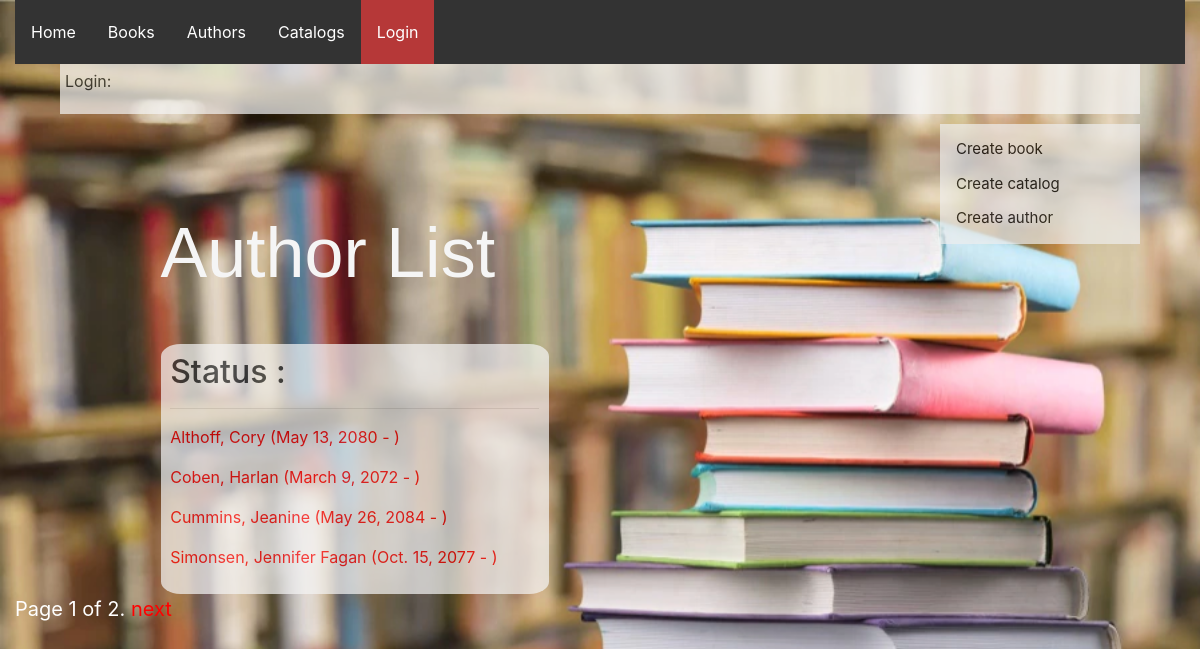
The page /library/authors/ on the database its author committed.
### library_app/models.py (models this page shows)
class Author(models.Model):
    first_name = models.CharField(max_length=100)
    last_name = models.CharField(max_length=100)
    date_of_birth = models.DateField(null=True, blank=True)
    date_of_death = models.DateField('died', null=True, blank=True)
    class Meta:
        ordering = ['last_name', 'first_name']
    def get_absolute_url(self):
        return reverse('author-detail', args=[str(self.id)])
    def __str__(self):
        return f'{self.last_name}, {self.first_name}'

### library_app/views.py (the view)
# urls.py: path('authors/', views.AuthorListView.as_view(), name='authors'),
class AuthorListView(generic.ListView):
    model = Author
    paginate_by = 4

### library_app/templates/library_app/author_list.html
{% extends "base.html" %}
{% block content %}
<h1>Author List</h1>
{% if author_list %}
<div class="container">
<h2>Status :</h2>
<hr />
  {% for author in author_list %}
<p><a href="{{ author.get_absolute_url }}">
      {{ author }} ({{author.date_of_birth}} - {% if author.date_of_death %}{{author.date_of_death}}{% endif %})
      </a></p>
  {% endfor %}
{% else %}
  <p>There are no authors available.</p>
{% endif %}
</div>
{% endblock %}

### library_app/static/css/styles.css (style rules this page uses)
body { background: url(../images/background.png); background-size: cover; background-repeat: no-repeat; height: 300px; position: relative; }
a { text-decoration: none; color: red; }
h1 { color: whitesmoke; margin-left: 15%; margin-top: 10%; font-family: 'Gill Sans', 'Gill Sans MT', Calibri, 'Trebuchet MS', sans-serif; font-size: 70px; }
.container { background-color: whitesmoke; border-radius: 5%; padding: 1%; opacity: 70%; width: 40%; margin-left: 15%; margin-top: 5%; }

### rows shown on the page
Author: last_name+first_name "Althoff, Cory", date_of_birth "May 13, 2080"
Author: last_name+first_name "Coben, Harlan", date_of_birth "March 9, 2072"
Author: last_name+first_name "Cummins, Jeanine", date_of_birth "May 26, 2084"
Author: last_name+first_name "Simonsen, Jennifer Fagan", date_of_birth "Oct. 15, 2077"

### other values the page prints
{{ page_obj.number }} "1"
{{ page_obj.paginator.num_pages }} "2"
